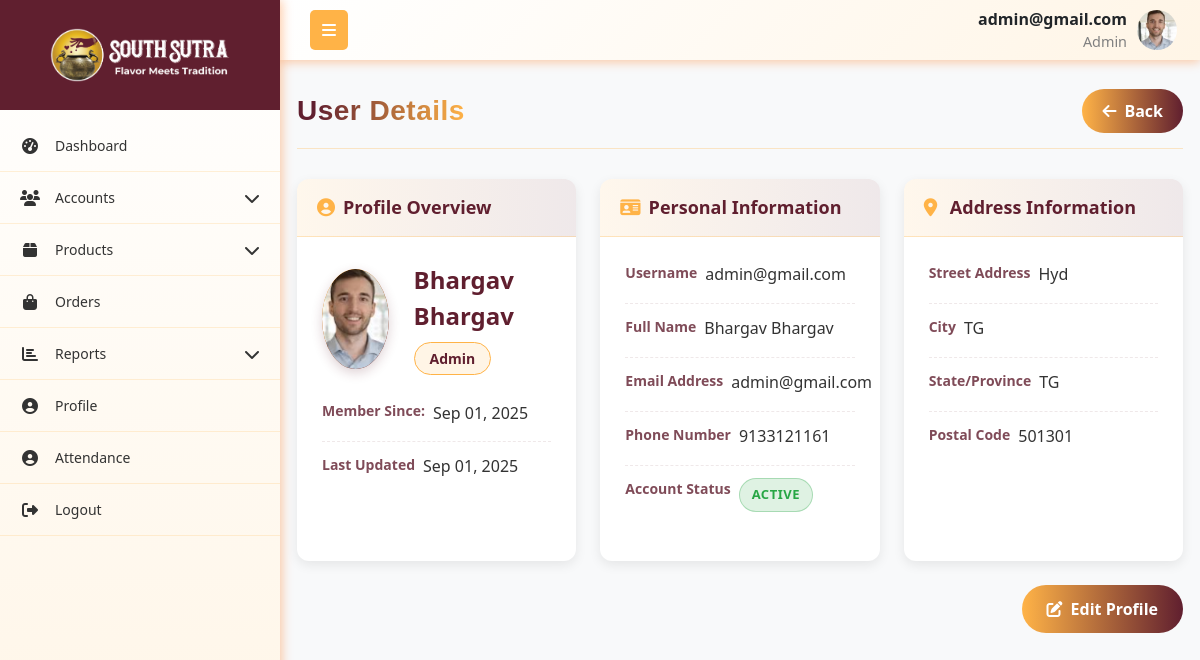
The page /view/user/1/ (signed in) on the database its author committed.
### App1/models.py (models this page shows, shortened)
class User(models.Model):
    role = models.ForeignKey(Role,on_delete=models.CASCADE,related_name="role")
    username = models.CharField(max_length=255, unique=True)
    password = models.CharField(max_length=255)
    first_name = models.CharField(max_length=255)
    last_name = models.CharField(max_length=255)
    email = models.EmailField(unique=True)
    phone_number = models.CharField(max_length=15, unique=True)
    address = models.TextField()
    city = models.CharField(max_length=255)
    state = models.CharField(max_length=255)
    pincode = models.CharField(max_length=10)
    is_active = models.BooleanField(default=True)
    created_at = models.DateTimeField(auto_now_add=True)
    updated_at = models.DateTimeField(auto_now=True)
    profile_picture = models.ImageField(upload_to='profile_pictures/', null=True, blank=True)

class Role(models.Model):
    name = models.CharField(max_length=255, unique=True)
    created_at = models.DateTimeField(auto_now_add=True)
    updated_at = models.DateTimeField(auto_now=True)
    def __str__(self):
        return f"{self.name}"

### App1/views.py (the view)
# urls.py: path('view/user/<int:user_id>/', view_user, name='view_user'),
def view_user(request, user_id):
    current_user, role_permission = get_logged_in_user(request)
    if not current_user:
        return redirect('login')
    user = get_object_or_404(User, id=user_id)
    context = {
        'user': user,
        'current_user': current_user,
        'role_permission': role_permission
    }
    return render(request, 'accounts/view_user.html', context)

### App1/views.py (called while the page is built)
def get_logged_in_user(request):
    username = request.session.get('current_user')
    if not username:
        return None
    try:
        user = User.objects.get(username=username)
        try:
            role_permission = RolePermissions.objects.get(role=user.role)
        except RolePermissions.DoesNotExist:
            role_permission = None
        return user, role_permission
    except User.DoesNotExist:
        return None, None

### templates/accounts/view_user.html (shortened to what this page needs)
{% extends 'company_admin/base.html' %}
{% load static %}
{% block content %}
<div class="container-fluid mt-4 mb-5">
    <div class="user-header">
        <h1 class="user-title">User Details</h1>
        <button onclick="window.history.back()" class="close-btn">
            <i class="fas fa-arrow-left"></i> Back
        </button>
    </div>
    <div class="row g-4">
        <div class="col-lg-4 col-md-6 col-sm-12 d-flex">
            <div class="card mb-4 flex-grow-1">
                <div class="card-header"><i class="fas fa-user-circle me-2"></i>Profile Overview</div>
                <div class="card-body">
                    <div class="user-profile-header">
                        <div class="user-avatar">
                            {% if user.profile_picture %}
                                <img src="{{ user.profile_picture.url }}"
                                    alt="{{ user.get_full_name }}"
                                    class="profile-img">
                            {% else %}
                                <span>{{ user.first_name|first|upper }}{{ user.last_name|first|upper }}</span>
                            {% endif %}
                        </div>
                        <div>
                            <div class="user-name">{{ user.first_name }} {{ user.last_name }}</div>
                            <div class="user-role">{{ user.role }}</div>
                        </div>
                    </div>
                    <div class="info-item d-flex align-items-center">
                        <div class="info-label me-2">Member Since:</div>
                        <div class="info-value">{{ user.created_at|date:"M d, Y" }}</div>
                    </div>
                    <div class="info-item">
                        <div class="info-label">Last Updated</div>
                        <div class="info-value">{{ user.updated_at|date:"M d, Y" }}</div>
                    </div>
                </div>
            </div>
        </div>
        <div class="col-lg-4 col-md-6 col-sm-12 d-flex">
            <div class="card mb-4 flex-grow-1">
                <div class="card-header"><i class="fas fa-id-card me-2"></i>Personal Information</div>
                <div class="card-body">
                    <div class="info-item">
                        <div class="info-label">Username</div>
                        <div class="info-value">{{ user.username }}</div>
                    </div>
                    <div class="info-item">
                        <div class="info-label">Full Name</div>
                        <div class="info-value">{{ user.first_name }} {{ user.last_name }}</div>
                    </div>
                    <div class="info-item">
                        <div class="info-label">Email Address</div>
                        <div class="info-value">{{ user.email }}</div>
                    </div>
                    <div class="info-item">
                        <div class="info-label">Phone Number</div>
                        <div class="info-value">{{ user.phone_number|default:"Not provided" }}</div>
                    </div>
                    <div class="info-item">
                        <div class="info-label">Account Status</div>
                        <div class="info-value">
                            <span class="status-badge {% if user.is_active %}active{% else %}inactive{% endif %}">
                                {% if user.is_active %}Active{% else %}Inactive{% endif %}
                            </span>
                        </div>
                    </div>
                </div>
            </div>
        </div>
        <div class="col-lg-4 col-md-6 col-sm-12 d-flex">
            <div class="card mb-4 flex-grow-1">
                <div class="card-header"><i class="fas fa-map-marker-alt me-2"></i> Address Information</div>
                <div class="card-body">
                    <div class="info-item">
                        <div class="info-label">Street Address</div>
                        <div class="info-value">{{ user.address|default:"Not provided" }}</div>
                    </div>
                    <div class="info-item">
                        <div class="info-label">City</div>
                        <div class="info-value">{{ user.city|default:"Not provided" }}</div>
                    </div>
                    <div class="info-item">
                        <div class="info-label">State/Province</div>
                        <div class="info-value">{{ user.state|default:"Not provided" }}</div>
                    </div>
                    <div class="info-item">
                        <div class="info-label">Postal Code</div>
                        <div class="info-value">{{ user.pincode|default:"Not provided" }}</div>
                    </div>
                </div>
            </div>
        </div>
    </div>
    <div class="d-flex justify-content-end mt-4">
        <a href="{% url 'edit_user' user.id %}" class="btn btn-edit text-white">
            <i class="fas fa-edit"></i> Edit Profile
        </a>
    </div>
</div>
{% endblock content %}

### templates/company_admin/base.html (shortened to what this page needs)
{% load static %}
<!DOCTYPE html>
<html lang="en">
<head>
    <link href="https://cdnjs.cloudflare.com/ajax/libs/bootstrap/5.3.0/css/bootstrap.min.css" rel="stylesheet">
    <link href="https://cdnjs.cloudflare.com/ajax/libs/font-awesome/6.4.0/css/all.min.css" rel="stylesheet">
    <link rel="stylesheet" href="https://cdn.datatables.net/1.13.4/css/dataTables.bootstrap5.min.css">
    <link rel="stylesheet" href="https://cdn.datatables.net/responsive/2.4.1/css/responsive.bootstrap5.min.css">
    <link rel="stylesheet" href="{% static 'css/alert.css' %}">
</head>
<body>
    <nav class="top-navbar">
        <div class="navbar-container">
            <div class="navbar-left">
                <button class="sidebar-toggle" id="sidebarToggle">
                    <i class="fas fa-bars"></i>
                </button>
            </div>
            <div class="navbar-right me-2">
                <div class="navbar-user-info">
                    <span class="username">{{current_user.username}}</span>
                    <span class="role">{{current_user.role.name}}</span>
                </div>
                {% if current_user.profile_picture %}
                    <img src="{{ current_user.profile_picture.url }}"
                        alt="{{ current_user.get_full_name }}"
                        class="navbar-profile-img">
                {% else %}
                     <div class="navbar-profile-fallback">
                        {{ current_user.first_name|first|upper }}{{ current_user.last_name|first|upper }}
                    </div>
                {% endif %}
            </div>
        </div>
    </nav>
    <nav class="sidebar" id="sidebar">
        <div class="sidebar-logo-container">
            <img src="{% static 'images/logo.png' %}" alt="Company Logo"  class="logo">
        </div>
        <ul class="nav flex-column sidebar-nav">
            {% if role_permission.dashboard_v %}
            <li class="nav-item">
                <a class="nav-link" href="{% url 'dashboard' %}">
                    <i class="fas fa-tachometer-alt nav-icon"></i>
                    <span class="nav-text">Dashboard</span>
                </a>
            </li>
            {% endif %}
            {% if role_permission.roles_v or role_permission.users_v or role_permission.customer_v %}
            <li class="nav-item">
                <a class="nav-link" href="#">
                    <i class="fas fa-users nav-icon"></i>
                    <span class="nav-text">Accounts</span>
                    <i class="fas fa-chevron-down arrow"></i>
                </a>
            </li>
            {% endif %}
            {% if role_permission.category_v or role_permission.all_products_v or role_permission.daily_production_v or role_permission.inventory_v %}
            <li class="nav-item">
                <a class="nav-link" href="#">
                    <i class="fas fa-box nav-icon"></i>
                    <span class="nav-text">Products</span>
                    <i class="fas fa-chevron-down arrow"></i>
                </a>
            </li>
            {% endif %}
            {% if role_permission.orders_v %}
            <li class="nav-item">
                <a class="nav-link" href="{% url 'order_table' %}">
                    <i class="fas fa-shopping-bag nav-icon"></i>
                    <span class="nav-text">Orders</span>
                </a>
            </li>
            {% endif %}
            {% if role_permission.s_reports_v or role_permission.c_reports_v %}
            <li class="nav-item">
                <a class="nav-link" href="#">
                    <i class="fas fa-chart-bar nav-icon"></i>
                    <span class="nav-text">Reports</span>
                    <i class="fas fa-chevron-down arrow"></i>
                </a>
            </li>
            {% endif %}
            <li class="nav-item">
                <a class="nav-link" href="{% url 'profile' %}">
                    <i class="fas fa-user-circle nav-icon"></i>
                    <span class="nav-text">Profile</span>
                </a>
            </li>
            <li class="nav-item">
                <a class="nav-link" href="{% url 'attendance' %}">
                    <i class="fas fa-user-circle nav-icon"></i>
                    <span class="nav-text">Attendance</span>
                </a>
            </li>
            <li class="nav-item">
                <a class="nav-link" href="{% url 'logout' %}" onclick="return confirm('Are you sure?');" >
                    <i class="fas fa-sign-out-alt nav-icon"></i>
                    <span class="nav-text">Logout</span>
                </a>
            </li>
        </ul>
    </nav>
    <main class="main-content" id="mainContent">
        {% block content %}{% endblock %}
    </main>
</body>
</html>

### templates/company_admin/base.html (style rules this page uses)
:root { --primary-red: #601F2F; --primary-orange: #ffb347; --accent-yellow: #fc3; --light-orange: #fff5e6; --dark-red: #4a1824; --sidebar-width: 280px; --sidebar-collapsed: 60px; }
* { box-sizing: border-box; }
body { font-family: 'Segoe UI', Tahoma, Geneva, Verdana, sans-serif; background-color: #f8f9fa; margin: 0; padding: 0; overflow-x: hidden; }
.top-navbar { background: linear-gradient(135deg, white 0%, var(--light-orange) 100%); box-shadow: 0 2px 10px rgba(255, 106, 0, 0.35); position: fixed; top: 0; left: var(--sidebar-width); right: 0; z-index: 1030; height: 60px; padding: 0; transition: left 0.3s ease; }
.navbar-container { display: flex; align-items: center; justify-content: space-between; height: 100%; padding: 0 15px; max-width: 100%; }
.navbar-left { display: flex; align-items: center; flex-shrink: 0; }
.sidebar-toggle { background: var(--primary-orange); border: none; color: white; padding: 8px 12px; border-radius: 5px; margin-left: 15px; cursor: pointer; }
.navbar-right { flex-shrink: 0; display: flex; align-items: center; gap: 10px; }
.navbar-profile-img { width: 40px; height: 40px; border-radius: 50%; object-fit: cover; }
.navbar-user-info { display: flex; flex-direction: column; align-items: flex-end; }
.navbar-user-info .username { font-weight: 600; }
.navbar-user-info .role { font-size: 0.9rem; color: gray; }
.sidebar { position: fixed; top: 0; left: 0; height: 100vh; width: var(--sidebar-width); background: linear-gradient(180deg, white 0%, var(--light-orange) 100%); transform: translateX(0); transition: width 0.3s ease; z-index: 1040; overflow-y: auto; box-shadow: 2px 0 10px rgba(255, 106, 0, 0.35); display: flex; flex-direction: column; }
.sidebar-logo-container { display: flex; align-items: center; justify-content: center; height: 110px; width: 100%; background-color: #601F2F; margin-bottom: 10px; transition: opacity 0.3s, height 0.3s, margin-bottom 0.3s; }
.sidebar-logo-container .logo { width: 200px; height: auto; background: transparent; padding: 8px 10px; }
.sidebar:not(.collapsed) .sidebar-logo-container { opacity: 1; height: 110px; margin-bottom: 10px; }
.sidebar-nav { padding: 0; margin: 0; list-style: none; flex: 1 1 auto; }
.nav-item { border-bottom: 1px solid rgba(255, 179, 71, 0.2); }
.nav-link { color: #333; padding: 15px 20px; display: flex; align-items: center; text-decoration: none; transition: all 0.3s ease; position: relative; cursor: pointer; }
.nav-icon { width: 20px; margin-right: 15px; text-align: center; font-size: 16px; }
.nav-text { flex-grow: 1; font-size: 14px; }
.arrow { transition: transform 0.3s ease; margin-left: auto; }
.main-content { margin-top: 60px; padding: 5px; transition: margin-left 0.3s ease; min-height: calc(100vh - 60px); }
@media (min-width: 768px) { .sidebar { transform: translateX(0); top: 0; height: 100vh; } }
@media (min-width: 768px) { .main-content { margin-left: var(--sidebar-width); } }

### rows shown on the page
User: username "admin@gmail.com", role.name "Admin", profile_picture (picture), first_name "Bhargav", last_name "Bhargav", role "Admin", created_at "Sep 01, 2025", updated_at "Sep 01, 2025", email "admin@gmail.com", phone_number "9133121161", address "Hyd", city "TG", state "TG", pincode "501301"
